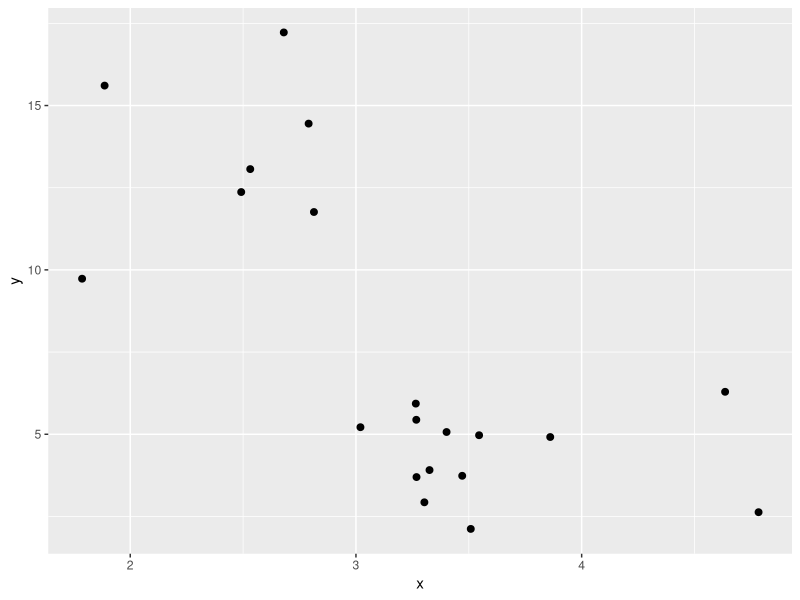
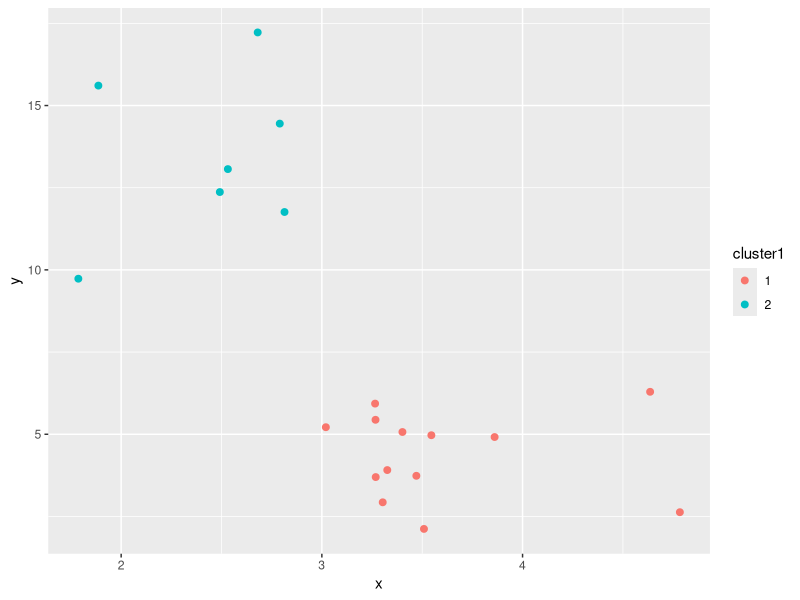
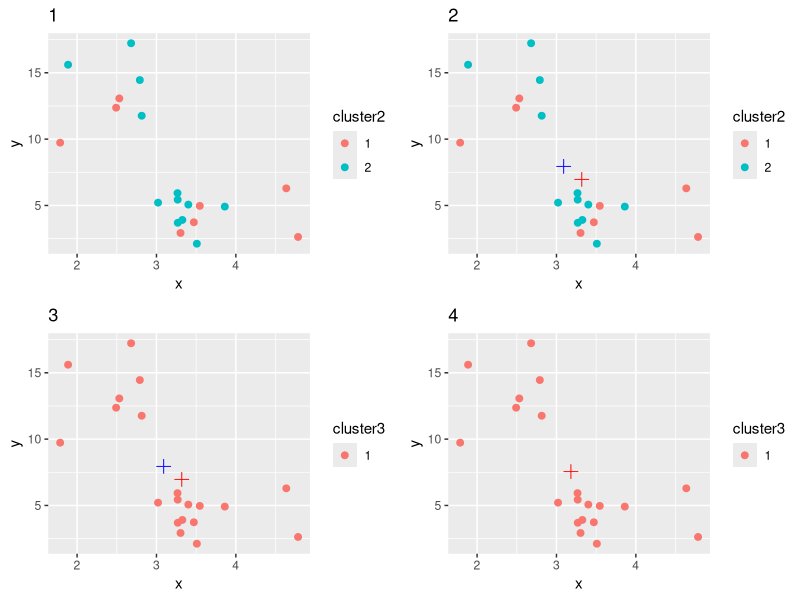
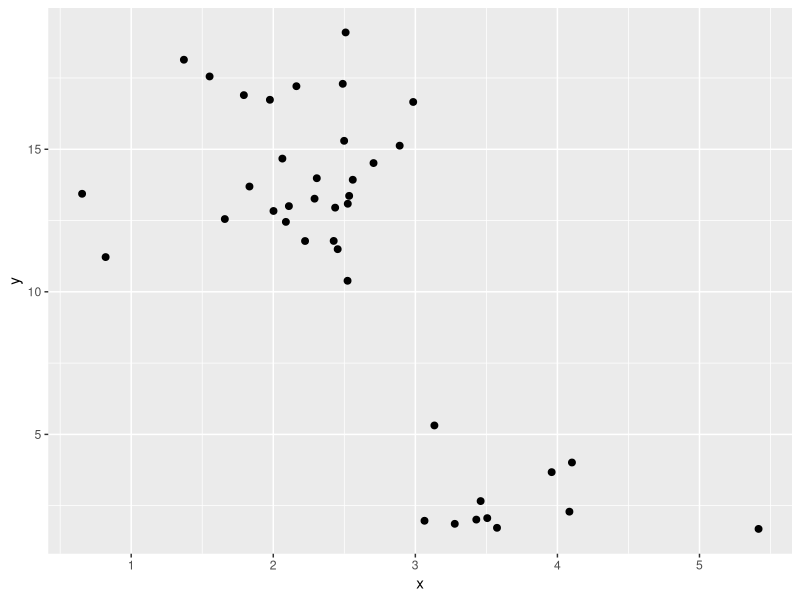
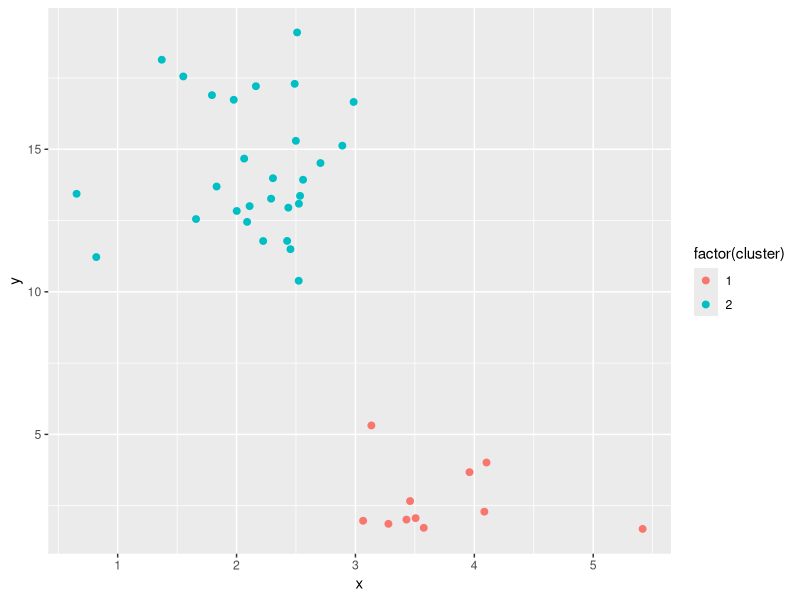

Reproduce these figures in R, in order.
# K-means clustering 
# @author: Bangda Sun
# @date: 05/18/2017

# K-means clustering algorithm is a special case of EM algorithm, 
# which is one of algorithms to estimate the parameter of mixture model,
# also can be viewed as a special kind of clustering

### ========================== Algorithm ========================== ###
# 1. Initialize the assignment of every point
# 2. while (prev_cluster != curr_cluster):
#       calculate the center of each cluster
#       calculate the distance of every point to all centers
#       assign the point to the nearest center

# Data
x = rnorm(20, mean = 3, sd = 1)
y = rnorm(20, mean = 4, sd = 2)
y[x < 3] = y[x < 3] + 10
df = data.frame(x = x, y = y)

library(ggplot2)
ggplot(df) + geom_point(mapping = aes(x = x, y = y), size = 2)

### ========================== Build-in function  ========================== ###
km = kmeans(df, centers = 2, nstart = 10)
km

df$cluster1 = factor(km$cluster)
ggplot(df) + geom_point(mapping = aes(x = x, y = y, colour = cluster1), size = 2)


###  ========================== Step by Step  ========================== ###
dist = function (x, y) {
  d = sqrt((x[1] - x[2])^2 + (y[1] - y[2])^2)
  return(d)
}

# Initialization
df$cluster2 = factor(sample(c(1,2), nrow(df), replace = TRUE))
p1 = ggplot(df) + 
  geom_point(mapping = aes(x = x, y = y, colour = cluster2), size = 2) + 
  labs(title = "1")

# Calculate center and distance
center1_1 = c(mean(df$x[df$cluster2 == 1]), mean(df$y[df$cluster2 == 1]))
center2_1 = c(mean(df$x[df$cluster2 == 2]), mean(df$y[df$cluster2 == 2]))
p2 = ggplot() + 
  geom_point(data = df, mapping = aes(x = x, y = y, colour = cluster2), size = 2) + 
  labs(title = 2) +
  geom_point(mapping = aes(x = center1_1[1], y = center1_1[2]), shape = 3, size = 3, color = "red") +
  geom_point(mapping = aes(x = center2_1[1], y = center2_1[2]), shape = 3, size = 3, color = "blue")

dist1 = apply(df[, c("x", "y")], MARGIN = 1, dist, center1_1)
dist2 = apply(df[, c("x", "y")], MARGIN = 1, dist, center2_1)

# Assign point to nearest center
df$cluster3 = factor(ifelse(dist1 < dist2, 1, 2))

p3 = ggplot() + 
  geom_point(data = df, mapping = aes(x = x, y = y, colour = cluster3), size = 2) +
  labs(title = 3) +
  geom_point(mapping = aes(x = center1_1[1], y = center1_1[2]), shape = 3, size = 3, color = "red") +
  geom_point(mapping = aes(x = center2_1[1], y = center2_1[2]), shape = 3, size = 3, color = "blue")

# Update centers
center1_2 = c(mean(df$x[df$cluster3 == 1]), mean(df$y[df$cluster3 == 1]))
center2_2 = c(mean(df$x[df$cluster3 == 2]), mean(df$y[df$cluster3 == 2]))

# Check if the clusters are unchange
p4 = ggplot() + 
  geom_point(data = df, mapping = aes(x = x, y = y, colour = cluster3), size = 2) + 
  labs(title = 4) +
  geom_point(mapping = aes(x = center1_2[1], y = center1_2[2]), shape = 3, size = 3, color = "red") +
  geom_point(mapping = aes(x = center2_2[1], y = center2_2[2]), shape = 3, size = 3, color = "blue")

library(grid)
library(gridExtra)
grid.arrange(p1, p2, p3, p4, ncol = 2)

###  ======================= Self-defined function  ======================= ###
# Data
set.seed(1234)
x = rnorm(40, mean = 3, sd = 1)
y = rnorm(40, mean = 4, sd = 2)
y[x < 3] = y[x < 3] + 10
X <- cbind(x, y)
df <- as.data.frame(X)
library(ggplot2)
ggplot(df) + geom_point(mapping = aes(x = x, y = y), size = 2)

# Help functions
calcDistance <- function(x, center) {
  # @param x: sample
  # @param center: center of cluster
  if (length(x) != length(center)) stop('x and center should have same length.')
  
  x      <- matrix(x, nrow = 1)
  center <- matrix(center, nrow = 1)
  return( (x - center) %*% t((x - center)) )
}

assignCluster <- function(x, Center) {
  # @param x: sample
  # @param Center: with shape k x p
  dist <- rep(0, nrow(Center))
  for (i in 1:nrow(Center)) {
    dist[i] <- calcDistance(x, Center[i, ])
  }
  return( which.min(dist) )
}

calcCenter <- function(X, cluster) {
  # @param X: data matrix
  # @param cluster: vector of cluster assignment
  Center <- matrix(0, nrow = length(unique(cluster)), ncol = ncol(X))
  for (i in unique(cluster)) {
    Center[i, ] <- colMeans(X[which(cluster == i), ])
  }
  return(Center)
}

# Main functions
myKmeans <- function(X, k = 2) {
  # @param X: data matrix with shape n x p 
  # @param k: number of clusters
  
  Center <- matrix(0, nrow = k, ncol = ncol(X))
  cluster_assign_mat <- matrix(0, nrow = nrow(X), ncol = 1)
  prev_cluster <- cluster_assign_mat
  
  current_cluster <- sample(1:k, size = nrow(X), replace = TRUE)
  
  while(!identical(prev_cluster, current_cluster)) {
    cluster_assign_mat <- cbind(cluster_assign_mat, current_cluster)
    
    # check again if cluster unchanged
    if (identical(prev_cluster, current_cluster)) {
      break
    }
    prev_cluster <- current_cluster
    Center <- calcCenter(X, current_cluster)
    current_cluster <- apply(X, 1, assignCluster, Center = Center)
  }
  return(list(cluster = current_cluster, Center = Center, cluster_iter = cluster_assign_mat))
}

# Demo
kmeansResult <- myKmeans(X, k = 2)
df$cluster <- kmeansResult$cluster
ggplot(df) + geom_point(mapping = aes(x = x, y = y, color = factor(cluster)), size = 2)
